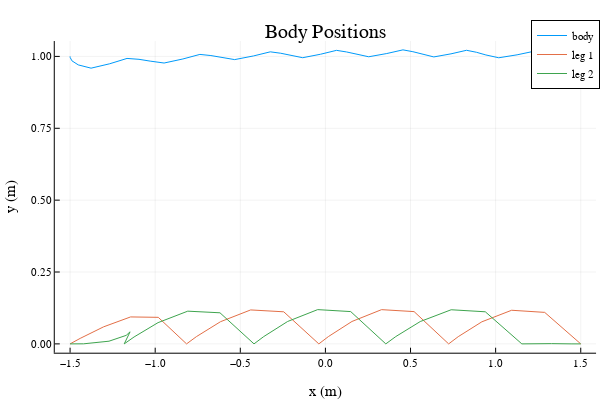
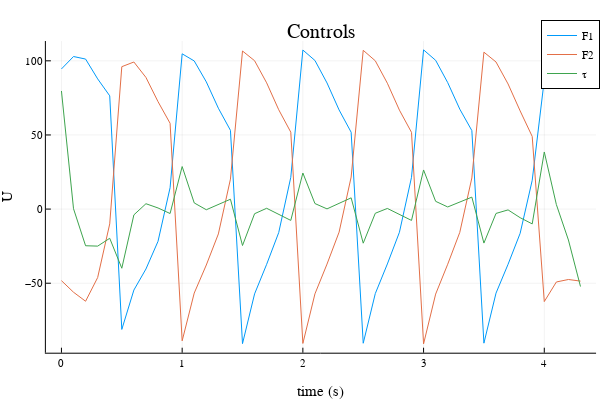

Notebook cell for these charts, in order:
### Code cell
@testset "walker trajectory optimization" begin 
    
    # dynamics parameters 
    model = (g = 9.81, mb= 5.0, mf = 1.0, ℓ_min = 0.5, ℓ_max = 1.5)
    
    # problem size 
    nx = 12 
    nu = 3 
    tf = 4.4 
    dt = 0.1 
    t_vec = 0:dt:tf 
    N = length(t_vec)
    
    # initial and goal states 
    xic = [-1.5;1;-1.5;0;-1.5;0;0;0;0;0;0;0]
    xg =  [1.5;1;1.5;0;1.5;0;0;0;0;0;0;0]
    
    # index sets 
    M1 = vcat([ (i-1)*10      .+ (1:5)   for i = 1:5]...)
    M2 = vcat([((i-1)*10 + 5) .+ (1:5)   for i = 1:4]...)
    J1 = [5,15,25,35]
    J2 = [10,20,30,40]
    
    # reference trajectory 
    Xref, Uref = reference_trajectory(model, xic, xg, dt, N)
    
    # LQR cost function (tracking Xref, Uref)
    Q = diagm([1; 10; fill(1.0, 4); 1; 10; fill(1.0, 4)]);
    R = diagm(fill(1e-3,3))
    Qf = 1*Q;
    
    # create indexing utilities 
    idx = create_idx(nx,nu,N)
    
    # put everything useful in params 
    params = (
        model = model, 
        nx = nx,
        nu = nu,
        tf = tf, 
        dt = dt, 
        t_vec = t_vec,
        N = N, 
        M1 = M1, 
        M2 = M2,
        J1 = J1, 
        J2 = J2,
        xic = xic, 
        xg = xg,
        idx = idx,
        Q = Q, R = R, Qf = Qf,
        Xref = Xref, 
        Uref = Uref
    )
    
    # TODO: primal bounds (constraint 11)
    x_l = -Inf*ones(idx.nz) # update this 
    x_u =  Inf*ones(idx.nz) # update this
    for i = 1:N
        xi_l = -Inf*ones(idx.nx)
        xi_l[2] = 0
        xi_l[4] = 0
        xi_l[6] = 0
        x_l[idx.x[i]] = xi_l
    end
#     @show size(idx.x[1])
#     @show size(x_l)
    
    # TODO: inequality constraint bounds
    c_l = 0.5*ones(2*N) # update this 
    c_u = 1.5*ones(2*N) # update this 
    
    # TODO: initialize z0 with the reference Xref, Uref 
    z0 = zeros(idx.nz) # update this
    for i = 1:(N-1)
        z0[idx.x[i]] = Xref[i]
        z0[idx.u[i]] = Uref[i]
    end
    z0[idx.x[N]] = Xref[N]
#     @show size(z0)
#     @show size(Xref[1])
#     @show size(Xref)
#     @show size(Xref)*size(Xref[1])
#     @show size(Uref)
#     @show f
    # adding a little noise to the initial guess is a good idea 
    z0 = z0 + (1e-6)*randn(idx.nz)
    
    diff_type = :auto 
    
    Z = fmincon(walker_cost,walker_equality_constraint,walker_inequality_constraint,
                x_l,x_u,c_l,c_u,z0,params, diff_type;
                tol = 1e-6, c_tol = 1e-6, max_iters = 10_000, verbose = true)
    
    # pull the X and U solutions out of Z 
    X = [Z[idx.x[i]] for i = 1:N]
    U = [Z[idx.u[i]] for i = 1:(N-1)]
    
    # ------------plotting--------------
    Xm = hcat(X...)
    Um = hcat(U...)
    
    plot(Xm[1,:],Xm[2,:], label = "body")
    plot!(Xm[3,:],Xm[4,:], label = "leg 1")
    display(plot!(Xm[5,:],Xm[6,:], label = "leg 2",xlabel = "x (m)",
                  ylabel = "y (m)", title = "Body Positions"))

    display(plot(t_vec[1:end-1], Um',xlabel = "time (s)", ylabel = "U",
                 label = ["F1" "F2" "τ"], title = "Controls"))
    
    # ---------animation-------------
    vis = Visualizer()
    build_walker!(vis, model::NamedTuple)
    anim = mc.Animation(floor(Int,1/dt))
    for k = 1:N
        mc.atframe(anim, k) do
            update_walker_pose!(vis, model::NamedTuple, X[k])
        end
    end
    mc.setanimation!(vis, anim)
    display(render(vis))
    
    # --------testing---------------- 
    
    # initial and terminal states 
    @test norm(X[1] - xic,Inf) <= 1e-3 
    @test norm(X[end] - xg,Inf) <= 1e-3
    
    for x in X  
        
        # distance between bodies
        rb = x[1:2]
        rf1 = x[3:4]
        rf2 = x[5:6]
        @test (0.5 - 1e-3) <= norm(rb-rf1) <= (1.5 + 1e-3)
        @test (0.5 - 1e-3) <= norm(rb-rf2) <= (1.5 + 1e-3)
        
        # no two feet moving at once 
        v1 = x[9:10]
        v2 = x[11:12] 
        @test min(norm(v1,Inf),norm(v2,Inf)) <= 1e-3 
        
        # check everything above the surface 
        @test x[2] >= (0 - 1e-3)
        @test x[4] >= (0 - 1e-3)
        @test x[6] >= (0 - 1e-3)
        
    end
    
end

### Figure 1 — Plotly figure (JSON) as saved in the notebook; plotly's stock layout.template omitted (floating-point values rounded to 4 significant figures)
{"data": [{"colorbar": {"len": 0.8657, "title": "", "x": 0.9934, "y": 0.5087}, "legendgroup": "body", "line": {"color": "rgba(0, 154, 250, 1.000)", "dash": "solid", "shape": "linear", "width": 1}, "mode": "lines", "name": "body", "showlegend": true, "type": "scatter", "x": [-1.5, -1.499, -1.489, -1.452, -1.377, -1.267, -1.166, -1.095, -1.03, -0.9478, -0.8374, -0.7376, -0.6729, -0.6121, -0.5332, -0.4227, -0.3238, -0.2626, -0.2066, -0.1335, -0.02908, 0.06518, 0.1244, 0.1801, 0.2543, 0.3604, 0.4555, 0.5138, 0.5669, 0.6369, 0.7377, 0.829, 0.8869, 0.9428, 1.018, 1.126, 1.219, 1.268, 1.304, 1.349, 1.415, 1.47, 1.494, 1.5, 1.5], "xaxis": "x", "y": [1.0, 0.9962, 0.9847, 0.9704, 0.9591, 0.9744, 0.993, 0.9899, 0.9836, 0.977, 0.9911, 1.007, 1.003, 0.9962, 0.9889, 1.002, 1.016, 1.011, 1.004, 0.9955, 1.007, 1.021, 1.016, 1.007, 0.9988, 1.01, 1.023, 1.016, 1.007, 0.9982, 1.009, 1.021, 1.014, 1.005, 0.9953, 1.006, 1.017, 1.01, 0.9993, 0.9883, 0.9932, 1.004, 1.004, 1.002, 1.0], "yaxis": "y"}, {"colorbar": {"len": 0.8657, "title": "", "x": 0.9934, "y": 0.5087}, "legendgroup": "leg 1", "line": {"color": "rgba(227, 111, 71, 1.000)", "dash": "solid", "shape": "linear", "width": 1}, "mode": "lines", "name": "leg 1", "showlegend": true, "type": "scatter", "x": [-1.5, -1.5, -1.5, -1.5, -1.5, -1.5, -1.441, -1.303, -1.145, -0.982, -0.8158, -0.8158, -0.8158, -0.8158, -0.8158, -0.8158, -0.7581, -0.6166, -0.4392, -0.2448, -0.03867, -0.03867, -0.03867, -0.03867, -0.03867, -0.03867, 0.01757, 0.1558, 0.3299, 0.521, 0.724, 0.724, 0.724, 0.724, 0.724, 0.724, 0.7804, 0.9191, 1.094, 1.288, 1.5, 1.5, 1.5, 1.5, 1.5], "xaxis": "x", "y": [2.539e-12, 1.175e-12, 0, 0, 0, 0, 0.01913, 0.05932, 0.0938, 0.09232, 0, 0, 0, 0, 0, 0, 0.02514, 0.07706, 0.1181, 0.1116, 9.85e-18, 0, 0, 0, 0, 0, 0.02543, 0.07791, 0.1191, 0.1122, 5.546e-14, 0, 0, 0, 0, 0, 0.02516, 0.07681, 0.1169, 0.1096, 1.107e-12, 1.397e-12, 1.979e-12, 2.701e-12, 2.817e-12], "yaxis": "y"}, {"colorbar": {"len": 0.8657, "title": "", "x": 0.9934, "y": 0.5087}, "legendgroup": "leg 2", "line": {"color": "rgba(62, 164, 78, 1.000)", "dash": "solid", "shape": "linear", "width": 1}, "mode": "lines", "name": "leg 2", "showlegend": true, "type": "scatter", "x": [-1.5, -1.421, -1.271, -1.171, -1.148, -1.182, -1.182, -1.182, -1.182, -1.182, -1.182, -1.124, -0.9832, -0.8088, -0.6194, -0.4195, -0.4195, -0.4195, -0.4195, -0.4195, -0.4195, -0.3625, -0.2222, -0.04555, 0.1486, 0.3548, 0.3548, 0.3548, 0.3548, 0.3548, 0.3548, 0.4132, 0.5571, 0.7388, 0.9393, 1.154, 1.154, 1.154, 1.154, 1.154, 1.154, 1.208, 1.329, 1.448, 1.5], "xaxis": "x", "y": [5.532e-13, 0.0002507, 0.009363, 0.02957, 0.04201, 0, 0, 0, 0, 0, 0, 0.02408, 0.07394, 0.1138, 0.1082, 1.963e-15, 0, 0, 0, 0, 0, 0.02541, 0.07789, 0.1192, 0.1123, 2.506e-14, 0, 0, 0, 0, 0, 0.02538, 0.07774, 0.1187, 0.1117, 0, 0, 0, 0, 0, 0, 0.0009103, 0.0008862, 4.216e-06, 7.092e-13], "yaxis": "y"}], "layout": {"annotations": [{"font": {"color": "rgba(0, 0, 0, 1.000)", "family": "sans-serif", "size": 20}, "rotation": 0, "showarrow": false, "text": "Body Positions", "x": 0.5424, "xanchor": "center", "xref": "paper", "y": 1, "yanchor": "top", "yref": "paper"}], "height": 400, "legend": {"bgcolor": "rgba(255, 255, 255, 1.000)", "bordercolor": "rgba(0, 0, 0, 1.000)", "borderwidth": 1, "font": {"color": "rgba(0, 0, 0, 1.000)", "family": "sans-serif", "size": 11}, "title": {"font": {"color": "rgba(0, 0, 0, 1.000)", "family": "sans-serif", "size": 15}, "text": ""}, "tracegroupgap": 0, "traceorder": "normal", "x": 1, "xanchor": "auto", "y": 1, "yanchor": "auto"}, "margin": {"b": 20, "l": 0, "r": 0, "t": 20}, "paper_bgcolor": "rgba(255, 255, 255, 1.000)", "plot_bgcolor": "rgba(255, 255, 255, 1.000)", "showlegend": true, "width": 600, "xaxis": {"anchor": "y", "domain": [0.09128, 0.9934], "gridcolor": "rgba(0, 0, 0, 0.100)", "gridwidth": 0.5, "linecolor": "rgba(0, 0, 0, 1.000)", "mirror": false, "range": [-1.59, 1.59], "showgrid": true, "showline": true, "showticklabels": true, "tickangle": 0, "tickcolor": "rgb(0, 0, 0)", "tickfont": {"color": "rgba(0, 0, 0, 1.000)", "family": "sans-serif", "size": 11}, "tickmode": "array", "ticks": "inside", "ticktext": ["−1.5", "−1.0", "−0.5", "0.0", "0.5", "1.0", "1.5"], "tickvals": [-1.5, -1, -0.5, 0, 0.5, 1, 1.5], "title": "x (m)", "titlefont": {"color": "rgba(0, 0, 0, 1.000)", "family": "sans-serif", "size": 15}, "type": "-", "visible": true, "zeroline": false, "zerolinecolor": "rgba(0, 0, 0, 1.000)"}, "yaxis": {"anchor": "x", "domain": [0.07581, 0.9415], "gridcolor": "rgba(0, 0, 0, 0.100)", "gridwidth": 0.5, "linecolor": "rgba(0, 0, 0, 1.000)", "mirror": false, "range": [-0.03068, 1.053], "showgrid": true, "showline": true, "showticklabels": true, "tickangle": 0, "tickcolor": "rgb(0, 0, 0)", "tickfont": {"color": "rgba(0, 0, 0, 1.000)", "family": "sans-serif", "size": 11}, "tickmode": "array", "ticks": "inside", "ticktext": ["0.00", "0.25", "0.50", "0.75", "1.00"], "tickvals": [0, 0.25, 0.5, 0.75, 1], "title": "y (m)", "titlefont": {"color": "rgba(0, 0, 0, 1.000)", "family": "sans-serif", "size": 15}, "type": "-", "visible": true, "zeroline": false, "zerolinecolor": "rgba(0, 0, 0, 1.000)"}}}

### Figure 2 — Plotly figure (JSON) as saved in the notebook; plotly's stock layout.template omitted (floating-point values rounded to 4 significant figures)
{"data": [{"colorbar": {"len": 0.8657, "title": "", "x": 0.9934, "y": 0.5087}, "legendgroup": "F1", "line": {"color": "rgba(0, 154, 250, 1.000)", "dash": "solid", "shape": "linear", "width": 1}, "mode": "lines", "name": "F1", "showlegend": true, "type": "scatter", "x": [0, 0.1, 0.2, 0.3, 0.4, 0.5, 0.6, 0.7, 0.8, 0.9, 1, 1.1, 1.2, 1.3, 1.4, 1.5, 1.6, 1.7, 1.8, 1.9, 2, 2.1, 2.2, 2.3, 2.4, 2.5, 2.6, 2.7, 2.8, 2.9, 3, 3.1, 3.2, 3.3, 3.4, 3.5, 3.6, 3.7, 3.8, 3.9, 4, 4.1, 4.2, 4.3], "xaxis": "x", "y": [94.51, 102.9, 101.2, 87.82, 76.39, -81.16, -54.6, -40.39, -21.73, 14.42, 104.7, 99.92, 85.8, 68.04, 53.12, -90.74, -57.18, -37.25, -15.81, 21.42, 107.3, 100.2, 85.08, 66.88, 51.83, -90.47, -56.99, -37.0, -15.62, 21.43, 107.4, 100.3, 85.3, 67.41, 52.95, -90.42, -56.69, -37.2, -16.32, 19.41, 87.21, 95.5, 98.08, 99.61], "yaxis": "y"}, {"colorbar": {"len": 0.8657, "title": "", "x": 0.9934, "y": 0.5087}, "legendgroup": "F2", "line": {"color": "rgba(227, 111, 71, 1.000)", "dash": "solid", "shape": "linear", "width": 1}, "mode": "lines", "name": "F2", "showlegend": true, "type": "scatter", "x": [0, 0.1, 0.2, 0.3, 0.4, 0.5, 0.6, 0.7, 0.8, 0.9, 1, 1.1, 1.2, 1.3, 1.4, 1.5, 1.6, 1.7, 1.8, 1.9, 2, 2.1, 2.2, 2.3, 2.4, 2.5, 2.6, 2.7, 2.8, 2.9, 3, 3.1, 3.2, 3.3, 3.4, 3.5, 3.6, 3.7, 3.8, 3.9, 4, 4.1, 4.2, 4.3], "xaxis": "x", "y": [-48.26, -56.07, -62.14, -46.16, -9.962, 96.04, 99.2, 88.79, 72.46, 57.86, -88.84, -56.65, -37.71, -16.74, 20.21, 106.6, 100.1, 85.14, 67.0, 51.87, -90.59, -57.16, -37.1, -15.55, 21.6, 107.1, 100.0, 84.89, 66.74, 51.76, -90.9, -57.32, -37.19, -15.69, 21.02, 105.8, 99.21, 84.39, 66.22, 49.0, -62.38, -49.17, -47.48, -48.58], "yaxis": "y"}, {"colorbar": {"len": 0.8657, "title": "", "x": 0.9934, "y": 0.5087}, "legendgroup": "τ", "line": {"color": "rgba(62, 164, 78, 1.000)", "dash": "solid", "shape": "linear", "width": 1}, "mode": "lines", "name": "τ", "showlegend": true, "type": "scatter", "x": [0, 0.1, 0.2, 0.3, 0.4, 0.5, 0.6, 0.7, 0.8, 0.9, 1, 1.1, 1.2, 1.3, 1.4, 1.5, 1.6, 1.7, 1.8, 1.9, 2, 2.1, 2.2, 2.3, 2.4, 2.5, 2.6, 2.7, 2.8, 2.9, 3, 3.1, 3.2, 3.3, 3.4, 3.5, 3.6, 3.7, 3.8, 3.9, 4, 4.1, 4.2, 4.3], "xaxis": "x", "y": [79.66, 0.2502, -24.72, -24.97, -19.69, -39.89, -3.889, 3.618, 0.767, -2.984, 28.7, 4.166, -0.438, 2.91, 6.652, -24.56, -3.108, 0.5447, -3.343, -7.624, 24.35, 3.737, 0.1431, 3.724, 7.589, -22.98, -2.81, 0.4437, -3.395, -7.632, 26.39, 5.238, 1.438, 4.932, 8.072, -22.92, -2.916, -0.5395, -5.799, -9.976, 38.52, 3.083, -20.83, -52.21], "yaxis": "y"}], "layout": {"annotations": [{"font": {"color": "rgba(0, 0, 0, 1.000)", "family": "sans-serif", "size": 20}, "rotation": 0, "showarrow": false, "text": "Controls", "x": 0.535, "xanchor": "center", "xref": "paper", "y": 1, "yanchor": "top", "yref": "paper"}], "height": 400, "legend": {"bgcolor": "rgba(255, 255, 255, 1.000)", "bordercolor": "rgba(0, 0, 0, 1.000)", "borderwidth": 1, "font": {"color": "rgba(0, 0, 0, 1.000)", "family": "sans-serif", "size": 11}, "title": {"font": {"color": "rgba(0, 0, 0, 1.000)", "family": "sans-serif", "size": 15}, "text": ""}, "tracegroupgap": 0, "traceorder": "normal", "x": 1, "xanchor": "auto", "y": 1, "yanchor": "auto"}, "margin": {"b": 20, "l": 0, "r": 0, "t": 20}, "paper_bgcolor": "rgba(255, 255, 255, 1.000)", "plot_bgcolor": "rgba(255, 255, 255, 1.000)", "showlegend": true, "width": 600, "xaxis": {"anchor": "y", "domain": [0.07647, 0.9934], "gridcolor": "rgba(0, 0, 0, 0.100)", "gridwidth": 0.5, "linecolor": "rgba(0, 0, 0, 1.000)", "mirror": false, "range": [-0.129, 4.429], "showgrid": true, "showline": true, "showticklabels": true, "tickangle": 0, "tickcolor": "rgb(0, 0, 0)", "tickfont": {"color": "rgba(0, 0, 0, 1.000)", "family": "sans-serif", "size": 11}, "tickmode": "array", "ticks": "inside", "ticktext": ["0", "1", "2", "3", "4"], "tickvals": [0, 1, 2, 3, 4], "title": "time (s)", "titlefont": {"color": "rgba(0, 0, 0, 1.000)", "family": "sans-serif", "size": 15}, "type": "-", "visible": true, "zeroline": false, "zerolinecolor": "rgba(0, 0, 0, 1.000)"}, "yaxis": {"anchor": "x", "domain": [0.07581, 0.9415], "gridcolor": "rgba(0, 0, 0, 0.100)", "gridwidth": 0.5, "linecolor": "rgba(0, 0, 0, 1.000)", "mirror": false, "range": [-96.85, 113.3], "showgrid": true, "showline": true, "showticklabels": true, "tickangle": 0, "tickcolor": "rgb(0, 0, 0)", "tickfont": {"color": "rgba(0, 0, 0, 1.000)", "family": "sans-serif", "size": 11}, "tickmode": "array", "ticks": "inside", "ticktext": ["−50", "0", "50", "100"], "tickvals": [-50, 0, 50, 100], "title": "U", "titlefont": {"color": "rgba(0, 0, 0, 1.000)", "family": "sans-serif", "size": 15}, "type": "-", "visible": true, "zeroline": false, "zerolinecolor": "rgba(0, 0, 0, 1.000)"}}}
